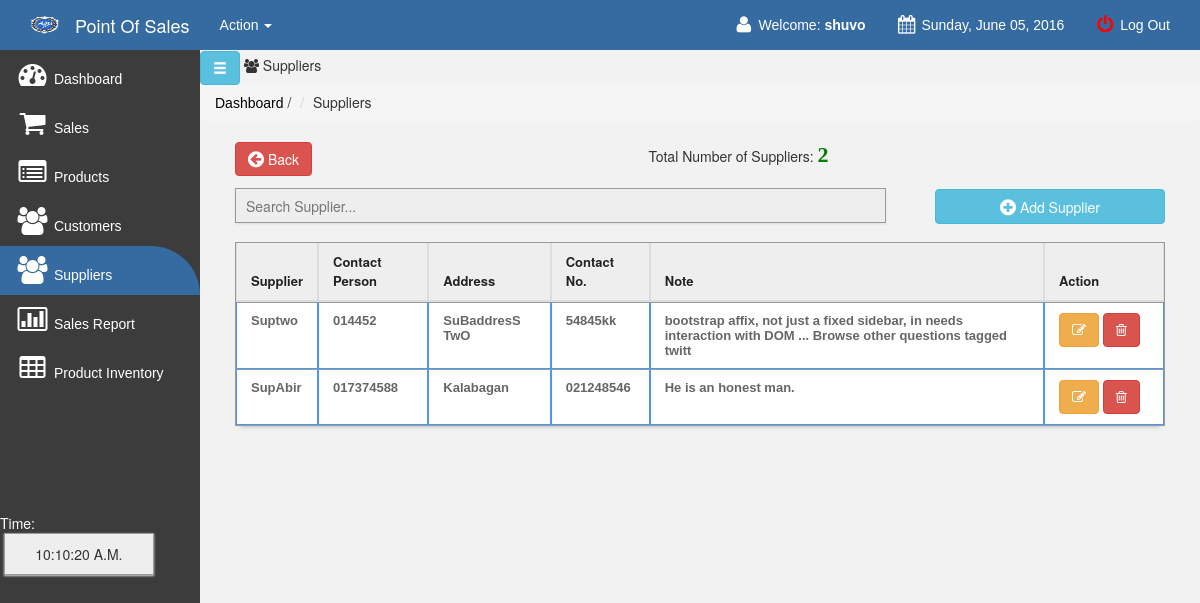
The page /main/supplier.php (signed in) on the database its author committed.
### tables this page shows
CREATE TABLE IF NOT EXISTS `supliers` (
  `suplier_id` int(11) NOT NULL AUTO_INCREMENT,
  `suplier_name` varchar(100) NOT NULL,
  `suplier_address` varchar(100) NOT NULL,
  `suplier_contact` varchar(100) NOT NULL,
  `contact_person` varchar(100) NOT NULL,
  `note` varchar(500) NOT NULL,
  PRIMARY KEY (`suplier_id`)
);

### main/supplier.php (the view, shortened to what this page needs)
<!DOCTYPE html>
<html>
<head>
	<link href="css/bootstrap.min.css" rel="stylesheet">
    <link rel="stylesheet" type="text/css" href="css/DT_bootstrap.css">
	<link rel="stylesheet" href="css/font-awesome.min.css">
	<link href="../style.css" media="screen" rel="stylesheet" type="text/css" />
	<link href="src/facebox.css" media="screen" rel="stylesheet" type="text/css" />
	<link href="css/simple-sidebar.css" rel="stylesheet">
</head>
<?php
function createRandomPassword() {
	$chars = "003232303232023232023456789";
	$i = 0;
	$pass = '' ;
	while ($i <= 7) {
		$num = rand() % 33;
		$tmp = substr($chars, $num, 1);
		$pass = $pass . $tmp;
		$i++;
	}
	return $pass;
}
$finalcode=''.createRandomPassword();
?>
<body>
<div id="wrapper">
<?php include('navfixed.php');?>
	    <div id="sidebar-wrapper" style="background-color: #3C3C3C !important;">
			<ul class="nav nav-list">
				<li><a href="index.php"><i class="icon-dashboard icon-2x"></i> Dashboard </a></li>
				<li><a href="sales.php?id=cash&invoice=<?php echo $finalcode ?>"><i class="icon-shopping-cart icon-2x"></i> Sales</a>  </li>
				<li><a href="products.php?id=cashh&invoice=<?php echo $finalcode ?>&page=<?php echo "1";?>"><i class="icon-list-alt icon-2x"></i> Products</a></li>
				<li><a href="customer.php"><i class="icon-group icon-2x"></i> Customers</a></li>
				<li class="active"><a href="supplier.php"><i class="icon-group icon-2x"></i> Suppliers</a></li>
				<li><a href="salesreport.php?d1=0&d2=0"><i class="icon-bar-chart icon-2x"></i> Sales Report</a></li>
				<li><a href="sales_inventory.php"><i class="icon-table icon-2x"></i> Product Inventory</a></li>
				<br><br><br><br><br><br>
				<li>
				<div class="hero-unit-clock">
					<form name="clock">
						<font color="white">Time: <br></font>&nbsp;<input style="width:150px;" type="submit" class="trans" name="face" value="">
					</form>
				</div>
				</li>
			</ul>
		</div>
		<a href="#menu-toggle" class="btn btn-info glyphicon glyphicon-menu-hamburger" id="menu-toggle"></a>
			<i class="icon-group"></i> Suppliers
			<ul class="breadcrumb">
			<li><a href="index.php">Dashboard</a></li> /
			<li class="">Suppliers&nbsp;&nbsp;</li>
			</ul>
<div id="page-content-wrapper">
	<div class="container-fluid">
	<div class="row">
		<div class="col-lg-12">
<div style="margin-top: -19px; margin-bottom: 21px;">
<a  href="index.php"><button class="btn btn-danger btn-large" style="float: left;"><i class="icon icon-circle-arrow-left icon-large"></i> Back</button></a>
<?php
			include('../connect.php');
				$result = $db->prepare("SELECT * FROM supliers ORDER BY suplier_id DESC");
				$result->execute();
				$rowcount = $result->rowcount();
			?>
			<div style="text-align:center;">
			Total Number of Suppliers: <font color="green" style="font:bold 22px 'Aleo';"><?php echo $rowcount;?></font>
			</div>
</div>
<input type="text" name="filter" style="height:35px; margin-top: -1px;" value="" id="filter" placeholder="Search Supplier..." autocomplete="off" />
<a rel="facebox" href="addsupplier.php"><Button type="submit" class="btn btn-info" style="float:right; width:230px; height:35px;" /><i class="icon-plus-sign icon-large"></i> Add Supplier</button></a><br><br>
<table class="table table-bordered" id="resultTable" data-responsive="table" style="text-align: left;">
	<thead>
		<tr>
			<th> Supplier </th>
			<th> Contact Person </th>
			<th> Address </th>
			<th> Contact No.</th>
			<th> Note</th>
			<th width="120"> Action </th>
		</tr>
	</thead>
	<tbody>
			<?php
				include('../connect.php');
				$result = $db->prepare("SELECT * FROM supliers ORDER BY suplier_id DESC");
				$result->execute();
				for($i=0; $row = $result->fetch(); $i++){
			?>
			<tr class="record">
			<td><?php echo $row['suplier_name']; ?></td>
			<td><?php echo $row['contact_person']; ?></td>
			<td><?php echo $row['suplier_address']; ?></td>
			<td><?php echo $row['suplier_contact']; ?></td>
			<td><?php echo $row['note']; ?></td>
			<td><a rel="facebox" href="editsupplier.php?id=<?php echo $row['suplier_id']; ?>"><button class="btn btn-warning btn-mini"><i class="icon-edit"></i></button></a>
			<a href="#" id="<?php echo $row['suplier_id']; ?>" class="delbutton" title="Click To Delete"><button class="btn btn-danger btn-mini"><i class="icon-trash"></i></button></a></td>
			</tr>
			<?php
				}
			?>
	</tbody>
</table>
</div>
</div>
</div>
</div>
</div>
</body>
<?php include('footer.php');?>
</html>

### style.css (style rules this page uses)
td a { color:darkblue; }
body { padding-top: 50px; padding-bottom: 40px; background-color: #F2F2F2 }
ul li a { color: #fff; font-family: 'Source Sans Pro', sans-serif; font-weight: normal; margin: 0; }
input { border: 1px solid #999; background: #EEEEEE; padding: 10px; box-shadow:0 1px 2px #ddd; -moz-box-shadow:0 1px 2px #ddd; -webkit-box-shadow:0 1px 2px #ddd; }
#filter { width: 70%; float:left; }
.breadcrumb li a { color: black; }
#resultTable { border-collapse: separate; background-color: #FFFFFF; border-spacing: 0; max-width: 100%; }
#resultTable { color: #666666; text-shadow: 0 1px 0 #FFFFFF; width: 100%; border: 1px solid #999999; box-shadow: 0 5px 5px -5px rgba(0, 0, 0, 0.3); margin-top: 13px; }
#resultTable thead tr th { background: none repeat scroll 0 0 #EEEEEE; color: #222222; padding: 10px 14px; text-align: left; border-top: 0 none; font-size: 13px; }
#resultTable tbody tr td { font: bold 13px 'Arial'; text-align: left; padding: 10px 14px; border-top: 1px solid #999999; }
#resultTable td { padding:7px; border:#4e95f4 1px solid; }
#resultTable tr { background: #fff; }

### main/css/simple-sidebar.css (style rules this page uses)
#wrapper { padding-left: 0; -webkit-transition: all 0.5s ease; -moz-transition: all 0.5s ease; -o-transition: all 0.5s ease; transition: all 0.5s ease; }
#sidebar-wrapper { z-index: 1000; position: fixed; left: 200px; width: 0; height: 100%; margin-left: -200px; overflow-y: auto; background: #F8F8F8; -webkit-transition: all 0.5s ease; -moz-transition: all 0.5s ease; -o-transition: all 0.5s ease; transition: all 0.5s ease; }
#page-content-wrapper { width: 100%; position: absolute; padding: 15px; }
@media (min-width:768px) { #wrapper { padding-left: 200px; } }
@media (min-width:768px) { #sidebar-wrapper { width: 200px; } }
@media (min-width:768px) { #page-content-wrapper { padding: 20px; position: relative; } }

### main/supplier.php (style rules this page uses)
.active { background-color: #356BA1; border-radius: 0px 50px 0px 0px; }

### rows shown on the page
supliers: suplier_name "Suptwo", contact_person "014452", suplier_address "SuBaddresS TwO", suplier_contact "54845kk", note "bootstrap affix, not just a fixed sidebar, in needs interaction with DOM ... Browse other questions tagged twitt"
supliers: suplier_name "SupAbir", contact_person "017374588", suplier_address "Kalabagan", suplier_contact "021248546", note "He is an honest man."

### other values the page prints
$_SESSION['SESS_LOGIN_NAME'] "shuvo"
$new "Sunday, June 05, 2016"
$rowcount "2"
